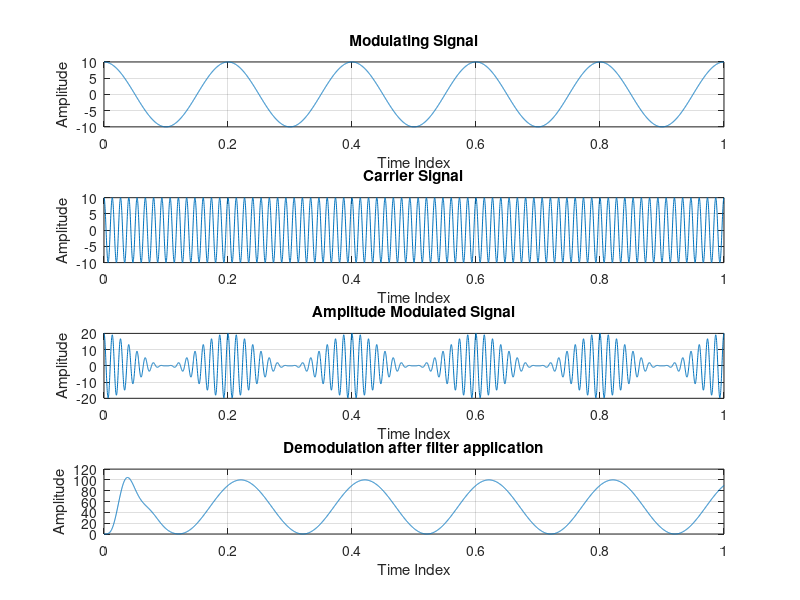

Reproduce this figure in MATLAB.
clc;
close all;
clear all;

% Modulating index
m_critical = 1; %critical
m_over = 1.5; %over
m_under = 0.5; %under 

% Amplitude of modulating signal
Am = 10; 

% Frequency of modulating signal (Hz)
fm = 5; 

% Time period of modulating signal (s)
Ta = 1/fm; 
t = 0:(Ta/1000):1;

% Modulating signal
ym = Am*cos(2*pi*fm*t);
figure(1)
subplot(4,1,1)
plot(t,ym)
grid on;
xlabel('Time Index')
ylabel('Amplitude')
title('Modulating Signal')

% Relation between Am/Cm and fc/fa
Ac = Am/m_critical; %Change in modulation index
fc = fm*15; %Relationship equation
Tc = 1/fc;

% Carrier signal
yc = Ac*cos(2*pi*fc*t);
subplot(4,1,2)
plot(t,yc)
grid on;
xlabel('Time Index')
ylabel('Amplitude')
title('Carrier Signal')

% Amplitude Modulation
y_mod = (Ac+ym).*cos(2*pi*fc*t);
subplot(4,1,3)
plot(t,y_mod)
grid on;
xlabel('Time Index')
ylabel('Amplitude')
title('Amplitude Modulated Signal')


%Amplitude Demodulation
y_demo = y_mod.*yc;
[b,a] = butter(5,0.01); 
y_demo_filtered = filter(b,a,y_demo);
subplot(4,1,4)
plot(t,y_demo_filtered);
grid on;
xlabel('Time Index')
ylabel('Amplitude')
title('Demodulation after filter application')
